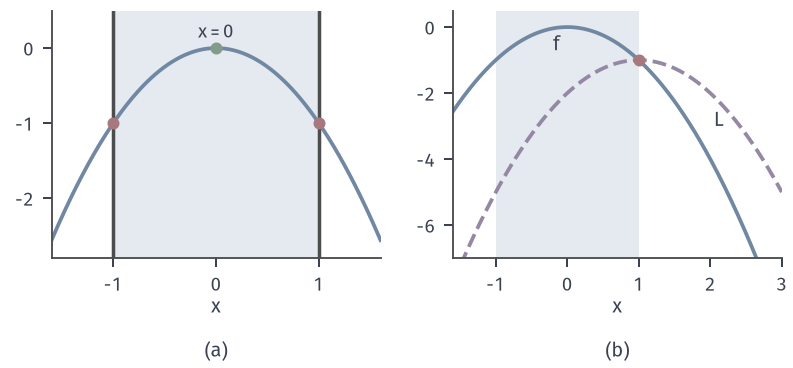

This chart was generated by the following Python code:
from pathlib import Path
import sys
ROOT = next(p for p in Path(__file__).resolve().parents if (p/'build.sh').is_file() and (p/'tex/book.tex').is_file())
sys.path.insert(0, str(ROOT/'figures/00-shared/mathematical-preliminaries-upper/00-shared/comprehension-figures'))
from support import figure, save, BLUE, GREEN, YELLOW, RED, PURPLE, INK, MUTED, GRID, BLUE_FILL, GREEN_FILL, YELLOW_FILL, RED_FILL, PURPLE_FILL
import numpy as np
HERE = Path(__file__).resolve().parent
STROKE = '#4C4D4F'
def panel(fig, left, right, top, bottom, wspace=.25):
    fig.set_layout_engine(None)
    H=fig.get_figheight()*25.4
    if len(fig.axes)>1: bottom=15.5/H
    fig.subplots_adjust(left=left, right=right, top=top, bottom=bottom, wspace=wspace)
def tag(fig, ax, s, y=None):
    p = ax.get_position(); fig.text((p.x0+p.x1)/2, 1.0/(fig.get_figheight()*25.4), s, ha='center', va='bottom')
def opt(ax, x=0, y=0, ms=4.8, z=7): ax.plot([x],[y],'o',ms=ms,color=RED,mew=0,zorder=z)
def dot(ax, x, y, c=GREEN, ms=4.2, z=6, m='o'): ax.plot([x],[y],m,ms=ms,color=c,mew=0,zorder=z)
def hollow(ax, x, y, c=BLUE, ms=4.4, z=7): ax.plot([x],[y],'o',ms=ms,mfc='white',mec=c,mew=1.0,zorder=z)

# min -x^2, -1<=x<=1：KKT 点 0 与 ±1；L(x,2,0)=-(x-1)^2-1 在 x=1 处是最大点。
fig,(A,B)=figure(width_mm=112,height_mm=52,ncols=2)
panel(fig,.065,.985,.97,.22,wspace=.22)
X=np.linspace(-1.6,1.6,300);A.axvspan(-1,1,color=BLUE_FILL,lw=0,zorder=0);A.plot(X,-X**2,color=BLUE,lw=1.5)
for s in (-1,1): A.plot([s,s],[-2.8,.5],color=STROKE,lw=1.4);opt(A,s,-1)
dot(A,0,0,GREEN,ms=4.8);A.text(.0,.13,'$x=0$',ha='center',fontsize=7.5)
A.set_xlim(-1.6,1.6);A.set_ylim(-2.8,.5);A.set_xticks([-1,0,1]);A.set_yticks([-2,-1,0]);A.set_xlabel('$x$',labelpad=1)
X=np.linspace(-1.6,3,300);B.axvspan(-1,1,color=BLUE_FILL,lw=0,zorder=0)
B.plot(X,-X**2,color=BLUE,lw=1.5);B.plot(X,-(X-1)**2-1,color=PURPLE,lw=1.5,ls='--');opt(B,1,-1)
B.text(2.9,-3.6,r'$\mathcal{L}(x,2,0)$'.replace(r'\mathcal{L}','L'),fontsize=7.5,ha='right',va='bottom') if 0 else None
B.text(-.2,-.7,'$f$',fontsize=8);B.text(2.05,-3.0,r'$\mathcal{L}$',fontsize=8)
B.set_xlim(-1.6,3);B.set_ylim(-7,.5);B.set_xticks([-1,0,1,2,3]);B.set_yticks([-6,-4,-2,0]);B.set_xlabel('$x$',labelpad=1)
for a_,s in zip((A,B),('(a)','(b)')):tag(fig,a_,s)
save(fig,HERE,'figure',{'f':'-x^2','L':'-(x-1)^2-1'})
